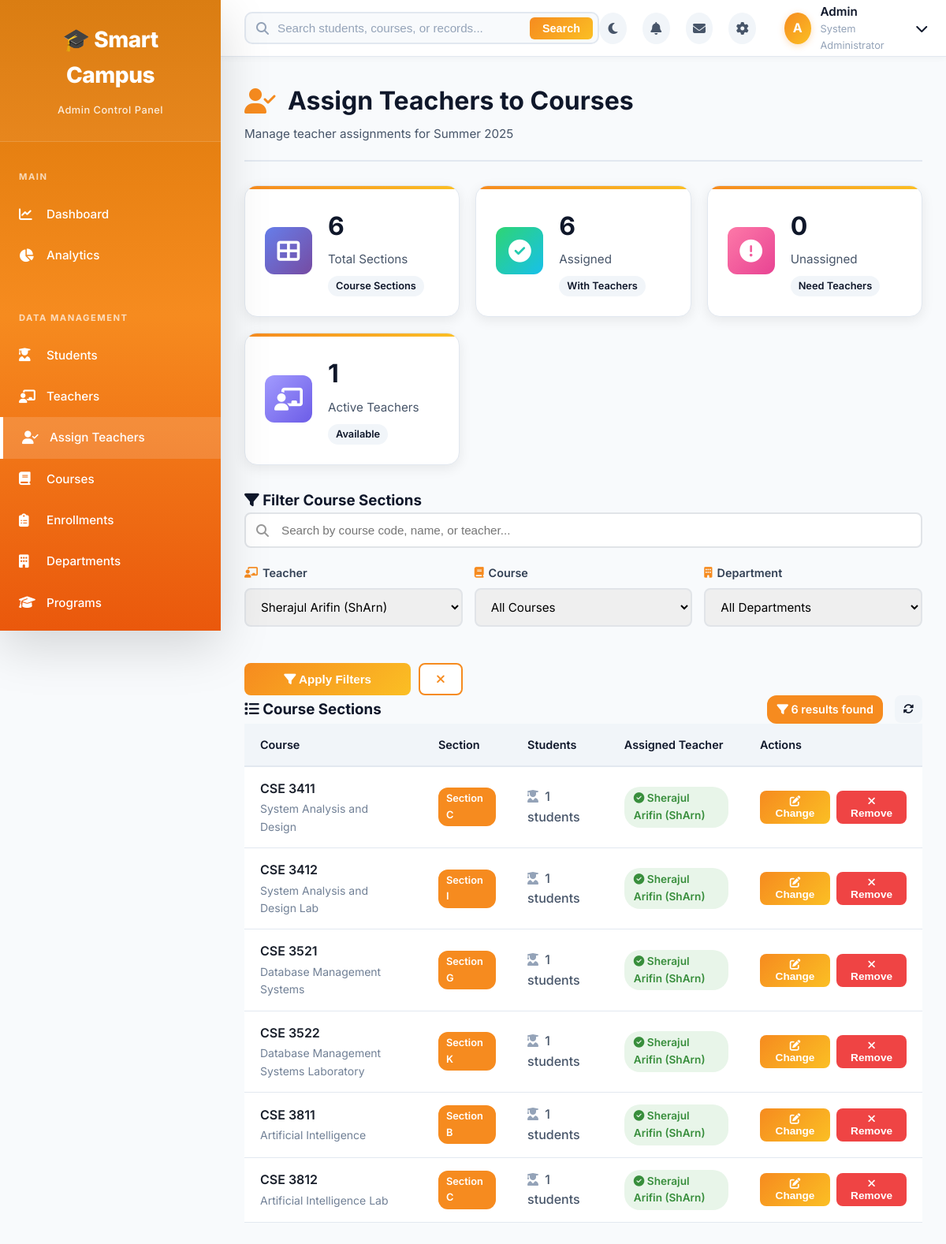
The page /admin/assign_teachers.php?teacher=3 (signed in) on the database its author committed.
### tables this page shows
CREATE TABLE `trimesters` (
  `trimester_id` int(11) NOT NULL,
  `trimester_code` varchar(20) NOT NULL,
  `trimester_name` varchar(50) NOT NULL,
  `trimester_type` enum('trimester','semester') NOT NULL,
  `year` int(11) NOT NULL,
  `start_date` date NOT NULL,
  `end_date` date NOT NULL,
  `is_current` tinyint(1) DEFAULT 0,
  `created_at` timestamp NOT NULL DEFAULT current_timestamp()
);

CREATE TABLE `enrollments` (
  `enrollment_id` int(11) NOT NULL,
  `student_id` varchar(10) NOT NULL,
  `course_id` int(11) NOT NULL,
  `trimester_id` int(11) NOT NULL,
  `section` varchar(5) NOT NULL,
  `teacher_id` int(11) DEFAULT NULL,
  `enrollment_date` date NOT NULL,
  `status` enum('enrolled','dropped','completed','failed') DEFAULT 'enrolled',
  `created_at` timestamp NOT NULL DEFAULT current_timestamp()
);

CREATE TABLE `courses` (
  `course_id` int(11) NOT NULL,
  `course_code` varchar(20) NOT NULL,
  `course_name` varchar(200) NOT NULL,
  `credit_hours` int(11) NOT NULL,
  `department_id` int(11) NOT NULL,
  `course_type` enum('theory','lab','project') DEFAULT 'theory',
  `description` text DEFAULT NULL,
  `created_at` timestamp NOT NULL DEFAULT current_timestamp()
);

CREATE TABLE `teachers` (
  `teacher_id` int(11) NOT NULL,
  `username` varchar(50) NOT NULL,
  `password_hash` varchar(255) NOT NULL,
  `full_name` varchar(100) NOT NULL,
  `initial` varchar(10) NOT NULL,
  `email` varchar(100) NOT NULL,
  `phone` varchar(20) DEFAULT NULL,
  `room_number` varchar(20) DEFAULT NULL,
  `department_id` int(11) NOT NULL,
  `designation` varchar(50) DEFAULT NULL,
  `profile_picture` varchar(255) DEFAULT NULL,
  `status` enum('active','inactive','on_leave') DEFAULT 'active',
  `created_at` timestamp NOT NULL DEFAULT current_timestamp(),
  `updated_at` timestamp NOT NULL DEFAULT current_timestamp() ON UPDATE current_timestamp()
);

### admin/assign_teachers.php (the view, shortened to what this page needs)
<?php
require_once('../config/database.php');
$current_trimester = $conn->query("SELECT * FROM trimesters WHERE is_current = 1 LIMIT 1")->fetch_assoc();
$current_trimester_id = $current_trimester['trimester_id'] ?? 1;
$teachers_stmt = $conn->query("
    SELECT t.*, d.department_name
    FROM teachers t
    LEFT JOIN departments d ON t.department_id = d.department_id
    WHERE t.status = 'active'
    ORDER BY t.full_name
");
$teachers = $teachers_stmt->fetch_all(MYSQLI_ASSOC);
$filter_teacher = $_GET['teacher'] ?? '';
$filter_course = $_GET['course'] ?? '';
$filter_department = $_GET['department'] ?? '';
$search = $_GET['search'] ?? '';
$query = "
    SELECT
        e.enrollment_id,
        e.teacher_id,
        c.course_id,
        c.course_code,
        c.course_name,
        c.credit_hours,
        e.section,
        t.full_name as teacher_name,
        t.initial as teacher_initial,
        COUNT(DISTINCT CASE WHEN e.student_id IS NOT NULL THEN e.student_id END) as student_count
    FROM courses c
    CROSS JOIN (SELECT DISTINCT section FROM enrollments WHERE trimester_id = ?) sections
    LEFT JOIN enrollments e ON c.course_id = e.course_id
        AND sections.section = e.section
        AND e.trimester_id = ?
        AND e.status = 'enrolled'
    LEFT JOIN teachers t ON e.teacher_id = t.teacher_id
    WHERE 1=1
";
$params = [$current_trimester_id, $current_trimester_id];
$param_types = 'ii';
if ($filter_teacher) {
    $query .= " AND e.teacher_id = ?";
    $params[] = $filter_teacher;
    $param_types .= 'i';
}
$query .= " GROUP BY c.course_id, sections.section ORDER BY c.course_code, sections.section";
$stmt = $conn->prepare($query);
$stmt->bind_param($param_types, ...$params);
$stmt->execute();
$assignments = $stmt->get_result()->fetch_all(MYSQLI_ASSOC);
$stats_query = "
    SELECT
        COUNT(DISTINCT CONCAT(course_id, '-', section)) as total_sections,
        COUNT(DISTINCT CASE WHEN teacher_id IS NOT NULL THEN CONCAT(course_id, '-', section) END) as assigned_sections,
        COUNT(DISTINCT CASE WHEN teacher_id IS NULL THEN CONCAT(course_id, '-', section) END) as unassigned_sections,
        COUNT(DISTINCT teacher_id) as active_teachers
    FROM enrollments
    WHERE trimester_id = ? AND status = 'enrolled'
";
$stats_stmt = $conn->prepare($stats_query);
$stats_stmt->bind_param('i', $current_trimester_id);
$stats_stmt->execute();
$stats = $stats_stmt->get_result()->fetch_assoc();
?>
<!DOCTYPE html>
<html lang="en">
<head>
    <link rel="stylesheet" href="assets/css/admin-style.css">
    <link rel="stylesheet" href="assets/css/manage-style.css">
    <link rel="stylesheet" href="https://cdnjs.cloudflare.com/ajax/libs/font-awesome/6.5.1/css/all.min.css">
</head>
<body>
    <?php include 'includes/sidebar.php'; ?>
    <div class="main-content">
        <?php include 'includes/topbar.php'; ?>
        <div class="dashboard-container">
            <div class="page-header">
                <div>
                    <h1><i class="fas fa-user-check"></i> Assign Teachers to Courses</h1>
                    <p class="subtitle">Manage teacher assignments for <?= htmlspecialchars($current_trimester['trimester_name']) ?></p>
                </div>
            </div>
            <div class="stats-grid">
                <div class="stat-card card-blue">
                    <div class="stat-icon"><i class="fas fa-th-large"></i></div>
                    <div class="stat-details">
                        <h3><?= $stats['total_sections'] ?? 0 ?></h3>
                        <p>Total Sections</p>
                        <span class="stat-badge">Course Sections</span>
                    </div>
                </div>
                <div class="stat-card card-green">
                    <div class="stat-icon"><i class="fas fa-check-circle"></i></div>
                    <div class="stat-details">
                        <h3><?= $stats['assigned_sections'] ?? 0 ?></h3>
                        <p>Assigned</p>
                        <span class="stat-badge">With Teachers</span>
                    </div>
                </div>
                <div class="stat-card card-pink">
                    <div class="stat-icon"><i class="fas fa-exclamation-circle"></i></div>
                    <div class="stat-details">
                        <h3><?= $stats['unassigned_sections'] ?? 0 ?></h3>
                        <p>Unassigned</p>
                        <span class="stat-badge">Need Teachers</span>
                    </div>
                </div>
                <div class="stat-card card-purple">
                    <div class="stat-icon"><i class="fas fa-chalkboard-teacher"></i></div>
                    <div class="stat-details">
                        <h3><?= $stats['active_teachers'] ?? 0 ?></h3>
                        <p>Active Teachers</p>
                        <span class="stat-badge">Available</span>
                    </div>
                </div>
            </div>
            <div class="card">
                <div class="card-header">
                    <h3><i class="fas fa-filter"></i> Filter Course Sections</h3>
                </div>
                <div class="card-body">
                    <form method="GET" style="display: flex; flex-direction: column; gap: 20px;">
                        <div class="search-bar" style="max-width: 100%;">
                            <i class="fas fa-search"></i>
                            <input type="text" name="search" id="searchInput" placeholder="Search by course code, name, or teacher..."
                                   value="<?= htmlspecialchars($_GET['search'] ?? '') ?>" style="width: 100%;">
                        </div>
                        <div style="display: grid; grid-template-columns: repeat(auto-fit, minmax(220px, 1fr)); gap: 15px;">
                            <div class="form-group" style="margin-bottom: 0;">
                                <label><i class="fas fa-chalkboard-teacher"></i> Teacher</label>
                                <select name="teacher" class="form-control">
                                    <?php foreach ($teachers as $teacher): ?>
                                        <option value="<?= $teacher['teacher_id'] ?>" <?= $filter_teacher == $teacher['teacher_id'] ? 'selected' : '' ?>>
                                            <?= htmlspecialchars($teacher['full_name']) ?> (<?= htmlspecialchars($teacher['initial']) ?>)
                                        </option>
                                    <?php endforeach; ?>
                                </select>
                            </div>
                            <div class="form-group" style="margin-bottom: 0;">
                                <label><i class="fas fa-book"></i> Course</label>
                                <select name="course" class="form-control">
                                    <option value="">All Courses</option>
                                </select>
                            </div>
                            <div class="form-group" style="margin-bottom: 0;">
                                <label><i class="fas fa-building"></i> Department</label>
                                <select name="department" class="form-control">
                                    <option value="">All Departments</option>
                                </select>
                            </div>
                            <div class="form-group" style="margin-bottom: 0;">
                                <div style="display: flex; gap: 10px;">
                                    <button type="submit" class="btn btn-primary" style="flex: 1;">
                                        <i class="fas fa-filter"></i> Apply Filters
                                    </button>
                                    <button type="button" class="btn btn-outline" onclick="window.location.href='assign_teachers.php'" title="Clear all filters">
                                        <i class="fas fa-times"></i>
                                    </button>
                                </div>
                            </div>
                        </div>
                    </form>
                </div>
            </div>
            <div class="card">
                <div class="card-header" style="display: flex; justify-content: space-between; align-items: center;">
                    <h3><i class="fas fa-list"></i> Course Sections</h3>
                    <div style="display: flex; align-items: center; gap: 15px;">
                        <?php if ($search || $filter_teacher || $filter_course || $filter_department): ?>
                            <span class="badge badge-primary" style="font-size: 0.9rem; padding: 6px 12px;">
                                <i class="fas fa-filter"></i> <?= count($assignments) ?> result<?= count($assignments) != 1 ? 's' : '' ?> found
                            </span>
                        <?php else: ?>
                            <span style="color: #64748b; font-weight: 500; font-size: 0.9rem;">
                                <?= count($assignments) ?> total sections
                            </span>
                        <?php endif; ?>
                        <button class="btn-icon" onclick="location.reload()" title="Refresh">
                            <i class="fas fa-sync-alt"></i>
                        </button>
                    </div>
                </div>
                <div class="table-responsive">
                    <table class="data-table">
                        <thead>
                            <tr>
                                <th>Course</th>
                                <th>Section</th>
                                <th>Students</th>
                                <th>Assigned Teacher</th>
                                <th>Actions</th>
                            </tr>
                        </thead>
                        <tbody>
                                <?php if (empty($assignments)): ?>
                                    <tr>
                                        <td colspan="5" style="text-align: center; padding: 60px 20px; color: #94a3b8;">
                                            <i class="fas fa-inbox" style="font-size: 3rem; color: #cbd5e1; margin-bottom: 16px;"></i>
                                            <p style="font-size: 1.125rem; font-weight: 600; margin-bottom: 8px;">No course sections found</p>
                                            <p style="font-size: 0.875rem;">Try adjusting your filters</p>
                                        </td>
                                    </tr>
                                <?php else: ?>
                                    <?php foreach ($assignments as $assignment): ?>
                                        <tr>
                                            <td>
                                                <div style="font-weight: 600; color: #1a202c;"><?= htmlspecialchars($assignment['course_code']) ?></div>
                                                <div style="font-size: 0.875rem; color: #718096; margin-top: 2px;"><?= htmlspecialchars($assignment['course_name']) ?></div>
                                            </td>
                                            <td>
                                                <span class="badge badge-primary">
                                                    Section <?= htmlspecialchars($assignment['section']) ?>
                                                </span>
                                            </td>
                                            <td>
                                                <span style="font-weight: 500;">
                                                    <i class="fas fa-user-graduate" style="color: #94a3b8; margin-right: 4px;"></i>
                                                    <?= $assignment['student_count'] ?> students
                                                </span>
                                            </td>
                                            <td>
                                                <?php if ($assignment['teacher_id']): ?>
                                                    <span class="badge badge-success">
                                                        <i class="fas fa-check-circle"></i>
                                                        <?= htmlspecialchars($assignment['teacher_name']) ?>
                                                        (<?= htmlspecialchars($assignment['teacher_initial']) ?>)
                                                    </span>
                                                <?php endif; ?>
                                            </td>
                                            <td>
                                                <div style="display: flex; gap: 8px;">
                                                    <button
                                                        onclick="assignTeacher(<?= $assignment['course_id'] ?>, '<?= htmlspecialchars($assignment['section'], ENT_QUOTES) ?>', '<?= htmlspecialchars($assignment['course_code'] . ' - ' . $assignment['course_name'], ENT_QUOTES) ?>', <?= $assignment['teacher_id'] ?? 'null' ?>)"
                                                        class="btn btn-sm btn-primary"
                                                    >
                                                        <i class="fas fa-<?= $assignment['teacher_id'] ? 'edit' : 'user-plus' ?>"></i>
                                                        <?= $assignment['teacher_id'] ? 'Change' : 'Assign' ?>
                                                    </button>
                                                    <?php if ($assignment['teacher_id']): ?>
                                                        <button
                                                            onclick="removeTeacher(<?= $assignment['course_id'] ?>, '<?= htmlspecialchars($assignment['section'], ENT_QUOTES) ?>')"
                                                            class="btn btn-sm btn-danger"
                                                        >
                                                            <i class="fas fa-times"></i>
                                                            Remove
                                                        </button>
                                                    <?php endif; ?>
                                                </div>
                                            </td>
                                        </tr>
                                    <?php endforeach; ?>
                                <?php endif; ?>
                            </tbody>
                        </table>
                    </div>
                </div>
            </div>
        </div>
</body>
</html>

### rows shown on the page
trimesters: trimester_name "Summer 2025"
enrollments: course.course_code "CSE 3411", course.course_name "System Analysis and Design", section "C", student_count "1", teacher.full_name "Sherajul Arifin", teacher.initial "ShArn", shows "Change"
enrollments: course.course_code "CSE 3412", course.course_name "System Analysis and Design Lab", section "I", student_count "1", teacher.full_name "Sherajul Arifin", teacher.initial "ShArn", shows "Change"
enrollments: course.course_code "CSE 3521", course.course_name "Database Management Systems", section "G", student_count "1", teacher.full_name "Sherajul Arifin", teacher.initial "ShArn", shows "Change"
enrollments: course.course_code "CSE 3522", course.course_name "Database Management Systems Laboratory", section "K", student_count "1", teacher.full_name "Sherajul Arifin", teacher.initial "ShArn", shows "Change"
enrollments: course.course_code "CSE 3811", course.course_name "Artificial Intelligence", section "B", student_count "1", teacher.full_name "Sherajul Arifin", teacher.initial "ShArn", shows "Change"
enrollments: course.course_code "CSE 3812", course.course_name "Artificial Intelligence Lab", section "C", student_count "1", teacher.full_name "Sherajul Arifin", teacher.initial "ShArn", shows "Change"

### other values the page prints
$stats['total_sections'] "6"
$stats['assigned_sections'] "6"
$stats['unassigned_sections'] "0"
$stats['active_teachers'] "1"
count($assignments) "6"
form field teacher "Sherajul Arifin (ShArn)"
